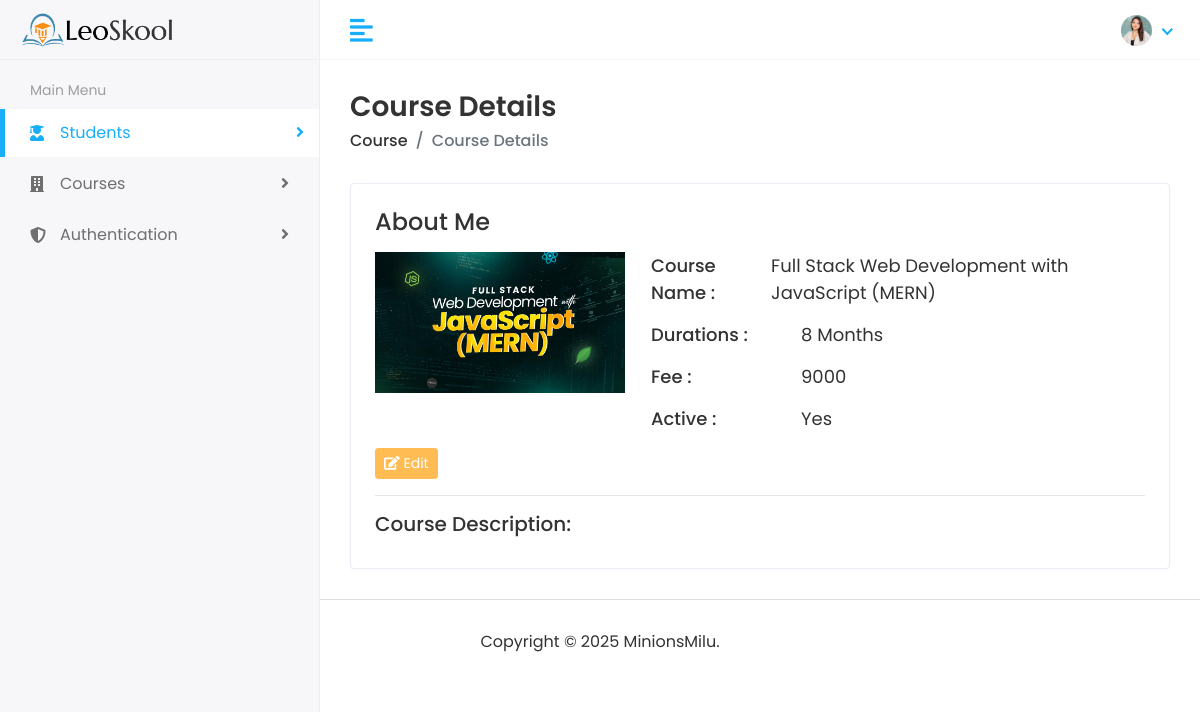
The app's page /course_detail/6/ (signed in), older data.
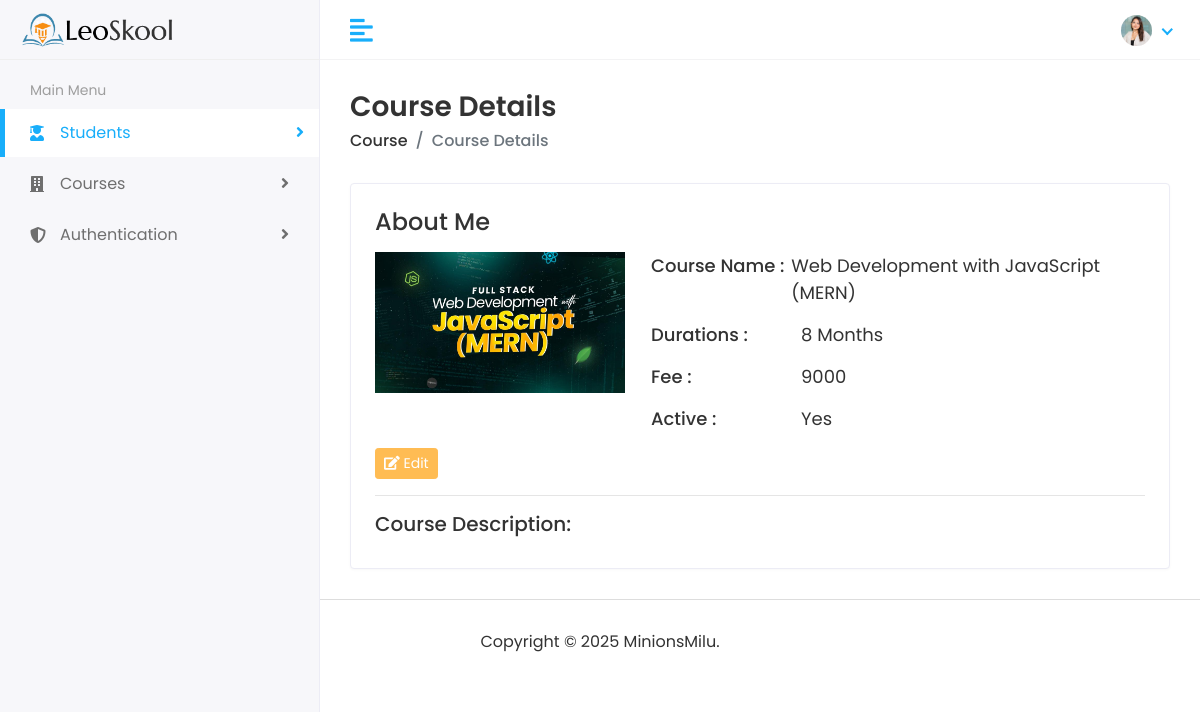
The same page, newer data.
### student/models.py (models this page shows, shortened)
class Course(models.Model):
    name = models.CharField(max_length=100, unique=True)
    duration = models.IntegerField()
    fee = models.IntegerField()
    active = models.BooleanField(default=True)
    image = models.ImageField(upload_to=course_directory_path, default='Course_default.jpg')

### student/views.py (the view)
# urls.py: path('course_detail/<int:id>/', views.course_detail, name='course_detail'),
@login_required
def course_detail(request, id):
    course = Course.objects.get(id=id)
    return render(request, 'students/course_details.html', {'course': course})

### templates/students/course_details.html (shortened to what this page needs)
{% extends 'layout/base.html' %}
{% load static %}
{% block content %}
<div class="page-wrapper">
    <div class="content container-fluid">
        <div class="page-header">
            <div class="row">
                <div class="col-sm-12">
                    <h3 class="page-title">Course Details</h3>
                    <ul class="breadcrumb">
                        <li class="breadcrumb-item"><a href="">Course</a></li>
                        <li class="breadcrumb-item active">Course Details</li>
                    </ul>
                </div>
            </div>
        </div>
        <div class="card">
            <div class="card-body">
                <div class="row">
                    <div class="col-md-12">
                        <div class="about-info">
                            <h4>About Me</h4>
                            <div class="media mt-3">
                                <img src="{{course.image.url}}" class="mr-3" alt="...">
                                <div class="media-body">
                                    <ul>
                                        <li>
                                            <span class="title-span">Course Name : </span>
                                            <span class="info-span">{{course.name}}</span>
                                        </li>
                                        <li>
                                            <span class="title-span">Durations : </span>
                                            <span class="info-span">{{course.duration}} Months</span>
                                        </li>
                                        <li>
                                            <span class="title-span">Fee : </span>
                                            <span class="info-span">{{course.fee}}</span>
                                        </li>
                                        <li>
                                            <span class="title-span">Active : </span>
                                            <span class="info-span">{% if course.active %}
                                                Yes
                                            {% else %}
                                            Not
                                            {% endif %}</span>
                                        </li>
                                    </ul>
                                </div>
                            </div>
                            <div>
                                <a href="{% url 'course_update' course.id %}" class="btn btn-primary btn-sm"><i
                                        class="fa fa-edit"></i> Edit</a>
                            </div>
                            <hr>
                            <div class="row mt-2">
                                <div class="col-md-12">
                                    <h5>Course Description:</h5>
                                </div>
                            </div>
                        </div>
                    </div>
                </div>
            </div>
        </div>
    </div>
</div>
{% endblock content %}

### templates/layout/base.html (shortened to what this page needs)
<!DOCTYPE html>
<html lang="en">
    {% load static %}
   <head>
      <link rel="stylesheet" href="{% static 'assets/plugins/bootstrap/css/bootstrap.min.css' %}">
      <link rel="stylesheet" href="{% static 'assets/plugins/fontawesome/css/fontawesome.min.css' %}">
      <link rel="stylesheet" href="{% static 'assets/plugins/fontawesome/css/all.min.css' %}">
      <link rel="stylesheet" href="{% static 'assets/css/style.css' %}">
   </head>
   <body>
      <div class="main-wrapper">
         <div class="header">
            <div class="header-left">
               <a href="{% url 'index' %}" class="logo">
               <img src="{% static 'assets/img/logo.png' %}" alt="Logo">
               </a>
            </div>
            <a href="javascript:void(0);" id="toggle_btn">
            <i class="fas fa-align-left"></i>
            </a>
            <ul class="nav user-menu">
               <li class="nav-item dropdown has-arrow">
                  <a href="#" class="dropdown-toggle nav-link" data-toggle="dropdown">
                  <span class="user-img"><img class="rounded-circle" src="{% static 'assets/img/profiles/avatar-01.jpg' %}" width="31" alt="Ryan Taylor"></span>
                  </a>
               </li>
            </ul>
         </div>
         {% include 'layout/sidebar.html' %}
         {% block content %}
         {% endblock content %}
         <div class="div">
            <footer class="text-center">
               <p>Copyright © 2025 MinionsMilu.</p>
            </footer>
         </div>
      </div>
   </body>
</html>

### templates/layout/sidebar.html (shortened to what this page needs)
{% load static %}
<div class="sidebar" id="sidebar">
   <div class="sidebar-inner slimscroll">
      <div id="sidebar-menu" class="sidebar-menu">
         <ul>
            <li class="menu-title">
               <span>Main Menu</span>
            </li>
            <li class="submenu active">
               <a href="#"><i class="fas fa-user-graduate"></i> <span> Students</span> <span
                     class="menu-arrow"></span></a>
            </li>
            <li class="submenu">
               <a href="#"><i class="fas fa-building"></i> <span> Courses</span> <span class="menu-arrow"></span></a>
            </li>
            <li class="submenu">
               <a href="#"><i class="fas fa-shield-alt"></i> <span> Authentication </span> <span
                     class="menu-arrow"></span></a>
            </li>
         </ul>
      </div>
   </div>
</div>

Row changes from the older to the newer data that the page shows:
changed Course: name "Full Stack Web Development with JavaScript (MERN)" → "Web Development with JavaScript (MERN)"
